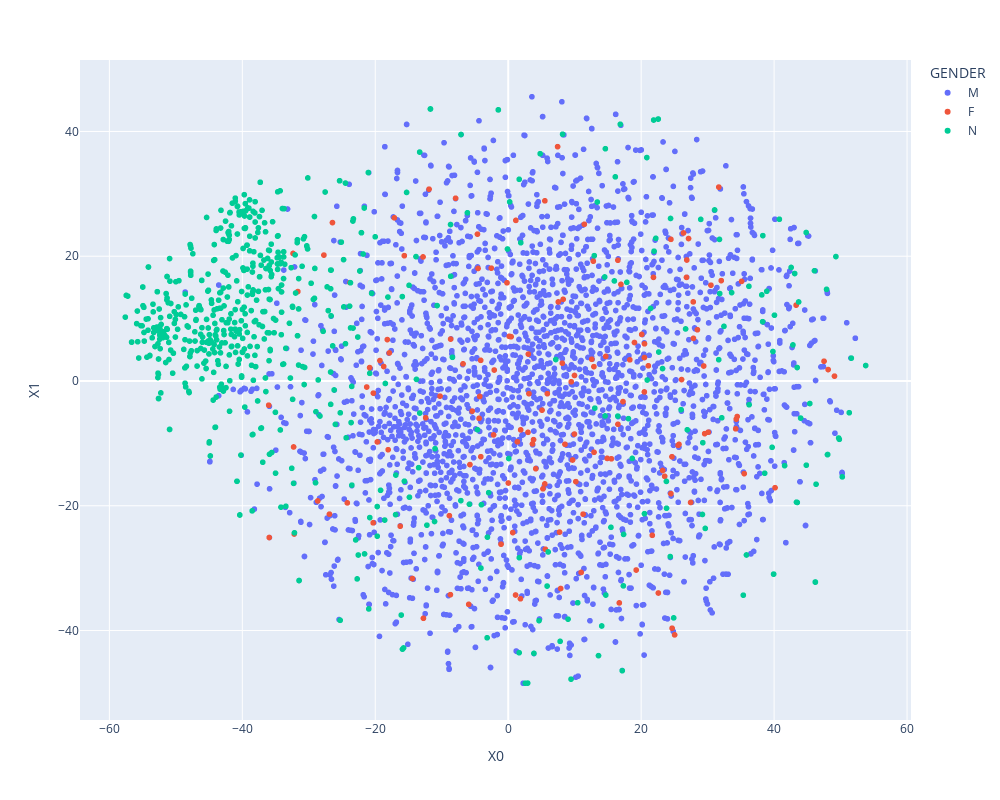

The code cell stored with this chart in its notebook:
### Code cell
def plot_embeddings_pex(df):
    fig = px.scatter(df, x='X0', y='X1', hover_data=['PREFERRED_NAME', 'qcodes_filtered', 'NATIONALITY', 'OCCUPATION'], color="GENDER", width=1000, height=800)
    fig.show()
    
plot_embeddings_pex(df_links)
